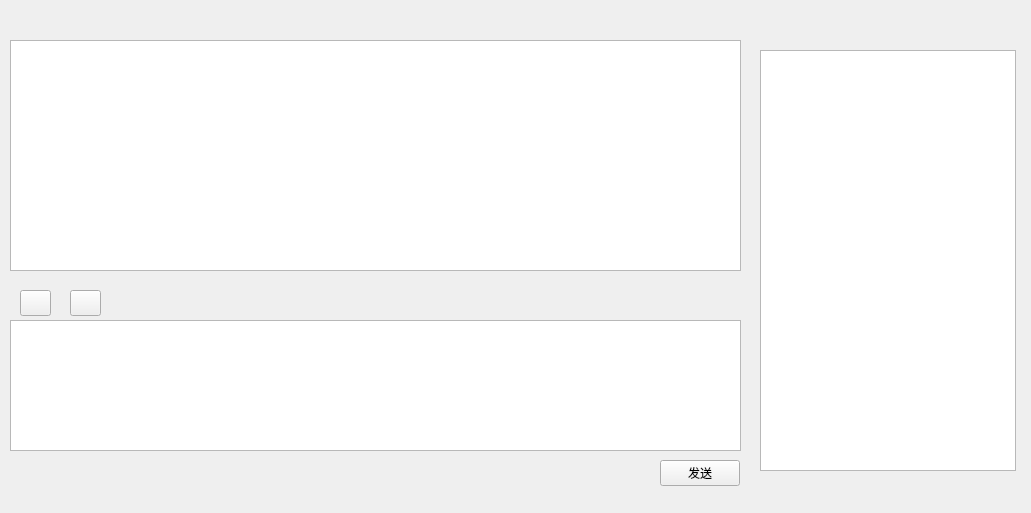
<?xml version="1.0" encoding="UTF-8"?>
<ui version="4.0">
 <class>ChatFri</class>
 <widget class="QWidget" name="ChatFri">
  <property name="geometry">
   <rect>
    <x>0</x>
    <y>0</y>
    <width>1031</width>
    <height>513</height>
   </rect>
  </property>
  <property name="windowTitle">
   <string>Form</string>
  </property>
  <widget class="QTextEdit" name="messBrowser">
   <property name="geometry">
    <rect>
     <x>10</x>
     <y>40</y>
     <width>731</width>
     <height>231</height>
    </rect>
   </property>
   <property name="readOnly">
    <bool>true</bool>
   </property>
  </widget>
  <widget class="QPushButton" name="pushButton">
   <property name="geometry">
    <rect>
     <x>20</x>
     <y>290</y>
     <width>31</width>
     <height>26</height>
    </rect>
   </property>
   <property name="text">
    <string/>
   </property>
   <property name="icon">
    <iconset resource="face.qrc">
     <normaloff>:/face/face00.ico</normaloff>:/face/face00.ico</iconset>
   </property>
  </widget>
  <widget class="QPushButton" name="pushButton_2">
   <property name="geometry">
    <rect>
     <x>70</x>
     <y>290</y>
     <width>31</width>
     <height>26</height>
    </rect>
   </property>
   <property name="text">
    <string/>
   </property>
   <property name="icon">
    <iconset>
     <normaloff>:/ico/tp.png</normaloff>:/ico/tp.png</iconset>
   </property>
  </widget>
  <widget class="QTableView" name="tableView">
   <property name="geometry">
    <rect>
     <x>760</x>
     <y>50</y>
     <width>256</width>
     <height>421</height>
    </rect>
   </property>
  </widget>
  <widget class="QTextEdit" name="messEdit">
   <property name="geometry">
    <rect>
     <x>10</x>
     <y>320</y>
     <width>731</width>
     <height>131</height>
    </rect>
   </property>
  </widget>
  <widget class="QPushButton" name="sendButton">
   <property name="geometry">
    <rect>
     <x>660</x>
     <y>460</y>
     <width>80</width>
     <height>26</height>
    </rect>
   </property>
   <property name="text">
    <string>发送</string>
   </property>
  </widget>
 </widget>
 <resources>
  <include location="face.qrc"/>
 </resources>
 <connections/>
</ui>
